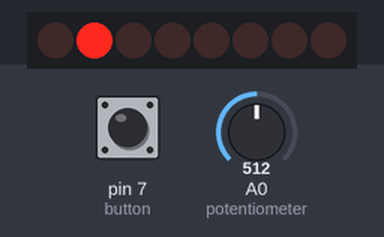
Bench run of a sketch on a simulated Arduino Uno, built with avr-gcc and run on an emulated ATmega328P. Parts: 8 shift-register outputs drawn as a row of LEDs (first output left, lit = HIGH). Wiring (inferred from the names in the program): shift register (74HC595): data pin 2; shift clock pin 4; latch pin 3. Wiring (inferred from the signals the program sends): row of LEDs: on Q0, Q1, Q2, Q3, Q4, Q5, Q6, Q7. The test bench sets the inputs (shaded band); at power-on: A0 (potentiometer) = 512, pin 7 (button) HIGH. Random numbers use the default seed unless the sketch sets one; what the sketch prints to the serial monitor is not drawn.

Above: at 4.8 s.
4.9 s: A0 (potentiometer) set to 0
At 9.6 s:
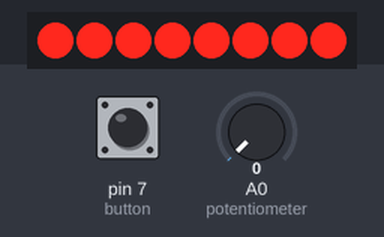
10.0 s: A0 (potentiometer) set to 17
At 10.24 s:
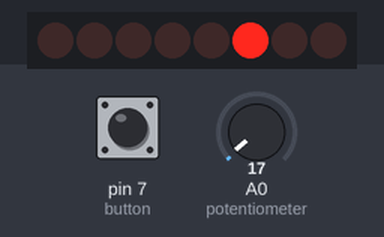
15.1 s: A0 (potentiometer) set to 0
At 15.7 s:
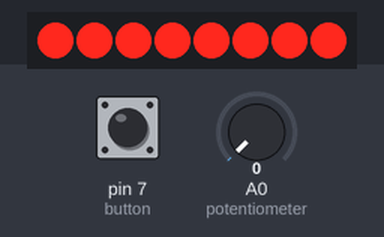
20.2 s: pin 7 (button) pulled LOW for 3 s
25.3 s: pin 7 (button) pulled LOW for 3 s
30.4 s: pin 7 (button) pulled LOW for 3 s
At 39.35 s:
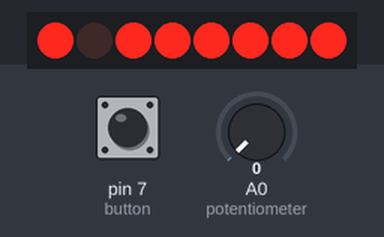
Timing chart, 0 to 39.4 s (numbered marks = the images above; inputs shaded):
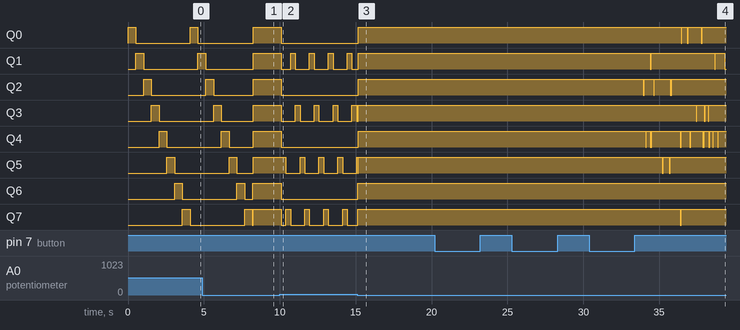

Measured:
- after the input at 10.0 s, Q0, Q2, Q4, Q6: HIGH → LOW after 0.09 s; Q1, Q7: HIGH → LOW after 0.09 s, then repeats every 1.2 s: HIGH 0.31 s, LOW 0.93 s; Q3: alternates HIGH for 0.31 s and LOW for 0.93 s, starting after 0.09 s; Q5: alternates HIGH for 0.31 s and LOW for 0.93 s, starting after 0.40 s
- after the input at 20.2 s, every drawn part: stays the same
- after the input at 25.3 s, every drawn part: stays the same
- after the input at 30.4 s, Q0: goes LOW 0.04 s, HIGH 0.37 s, LOW 0.07 s, HIGH 0.84 s, LOW 0.06 s, then HIGH, starting after 6.0 s; Q1: goes LOW 0.08 s, HIGH 4.2 s, LOW 0.04 s, HIGH 0.61 s, then LOW, starting after 4.0 s

The sketch:

LightArpeggiator.ino
```cpp
//###############################\\
//###############################\\
//#     TASK 1 VERSION 4        #\\
//###############################\\
//#  Button selects arpeggiator #\\
//#  mode which determines the  #\\
//#  the order of LED flashes   #\\
//#  and potentiometer selects  #\\
//#  the speed at which they    #\\
//#  flash. This time 8 LEDs    #\\
//#  are used by shifting bits  #\\
//#  with a shift register      #\\
//###############################\\
//###############################\\

#define NOTEON  144
#define NOTEOFF 128

/****************************/
/***** Global Variables *****/
/****************************/

/***** PIN VARIABLES *****/
/* Shift Register Variables */
short data            = 2;
short latch           = 3;
short clock           = 4;
/* Button Variables */
short button          = 7;
int button_val        = 0;
/* Potentiometer Variable */
short potentiometer   = A0;

/***** BIT AND BIT MASK ARRAYS *****/
short bits[8]         = {1,2,4,8,16,32,64,128};
short masks[8]        = {254,253,251,247,239,223,191,127};
/* */
short ledState        = 0;

/* ARPEGGIATOR MODES */
const short DOWN      = 0;
const short UP        = 1;
const short DOWN_UP   = 2;
const short RANDOM    = 3;
short mode, mode_flag;

/* MIDI intS */
int notes[] = {60,62,64,65,67,69,71,72};
int velocity = 100;

/* Called when board first receives power */
void setup(){

  Serial.begin(31250);

  // Set pins to OUTPUT so we can send them data
  pinMode(data, OUTPUT);
  pinMode(clock, OUTPUT);
  pinMode(latch, OUTPUT);

  // Initialise  mode and mode_flag vars to 0
  mode = mode_flag = 0;
}

/* Called forever... or at least until turned off */
void loop(){

  // Aquire resistance level from potentiometer
  int potentiometer_val = analogRead(potentiometer);

  // Aquire Voltage Level from button
  button_val = digitalRead(button);

  // Button Pressed: set the mode flag to true
  if(button_val == LOW){
    mode_flag = 1;
  }
  // Button Not Pressed
  else if(button_val == UP){
    // If the button was previously pressed
    // set the flag to false and increment the
    // mode type if it is less than 3 otherwise
    // set it back to 0
    if(mode_flag){
      mode_flag = 0;
      mode < 3 ? mode++ : mode = 0;
    }
  }
  // Call the arpeggiator function to flash LEDs
  // at the speed specified by the value of the
  // potentiometer
  arpeggiator(potentiometer_val,mode);
}
/* Copied from the ardx example */
void updateLEDs(short value){
  // Pull the chips latch low
  digitalWrite(latch, LOW);

  // Shifts out the 8 bits int the value
  // parameter to the chip
  shiftOut(data,clock,MSBFIRST,value);

  // And pulls the latch high to update the bits
  digitalWrite(latch,HIGH);
}
/* Copied from ardx example */
void changeLED(short led, short state){
   // Masks bits in the current led state
   // turning on the requested led and the
   // rest off
   ledState = ledState & masks[led];
   if(state == HIGH) ledState = ledState | bits[led];
   updateLEDs(ledState);
}
void midiout(int command, int note, int vel){

  Serial.write(command);
  Serial.write(note);
  Serial.write(vel);
}
void arpeggiator(short delayTime, short dir){
  short i;
  switch(dir){
    // If Down mode, flash LEDs from left
    // to right at the speed indicated by
    // the delayTime
    case DOWN:
      for(i = 0;i <= 7; i++){
        changeLED(i,HIGH);
        midiout(NOTEON, notes[i], velocity);
        delay(delayTime);
        changeLED(i,LOW);
        midiout(NOTEOFF, notes[i], 0);
      }
      break;

    // If UP mode, flash LEDs from right
    // to left at the speed indicated by
    // the delayTime
    case (UP):
      for(i = 7;i >= 0; i--){
        changeLED(i,HIGH);
        midiout(NOTEON, notes[i], velocity);
        delay(delayTime);
        changeLED(i,LOW);
        midiout(NOTEOFF, notes[i], 0);
      }
      break;

     // If Down_UP mode, flash LEDs from left
     // to right and back to left at the speed
     // indicated by the delayTime
     case (DOWN_UP):
      for(i = 0;i <= 7; i++){
        changeLED(i,HIGH);
        midiout(NOTEON, notes[i], velocity);
        delay(delayTime);
        changeLED(i,LOW);
        midiout(NOTEOFF, notes[i], 0);
      }
      for(i = 7;i >= 0; i--){
        changeLED(i,HIGH);
        midiout(NOTEON, notes[i], velocity);
        delay(delayTime);
        changeLED(i,LOW);
        midiout(NOTEOFF, notes[i], 0);
      }
     break;

     // If RANDOM mode, flash whatever
     // LED is corresponding to the value
     // returned by arduino's random function
     // at the speed indicated by the delayTime
     case (RANDOM):
       for(i = 0;i <= 7; i++){
        byte r = random(0,8);
        changeLED(r,HIGH);
        midiout(NOTEON, notes[r], velocity);
        delay(delayTime);
        changeLED(r,LOW);
        midiout(NOTEOFF, notes[r], 0);
      }
     break;
  }
}
```
